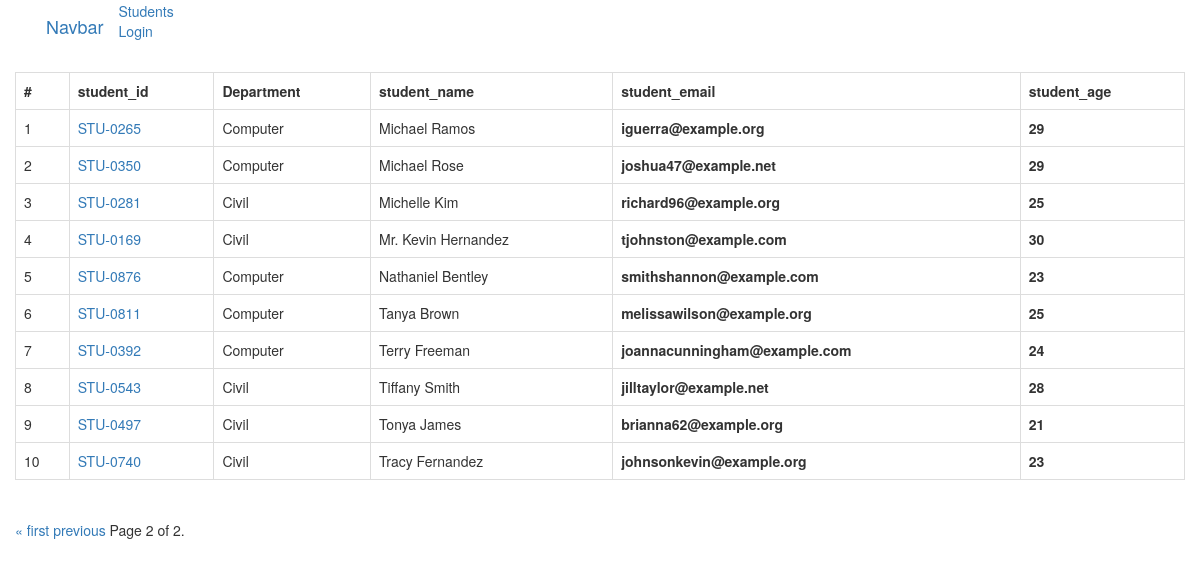
Page /students/?page=6 on the earlier database version.
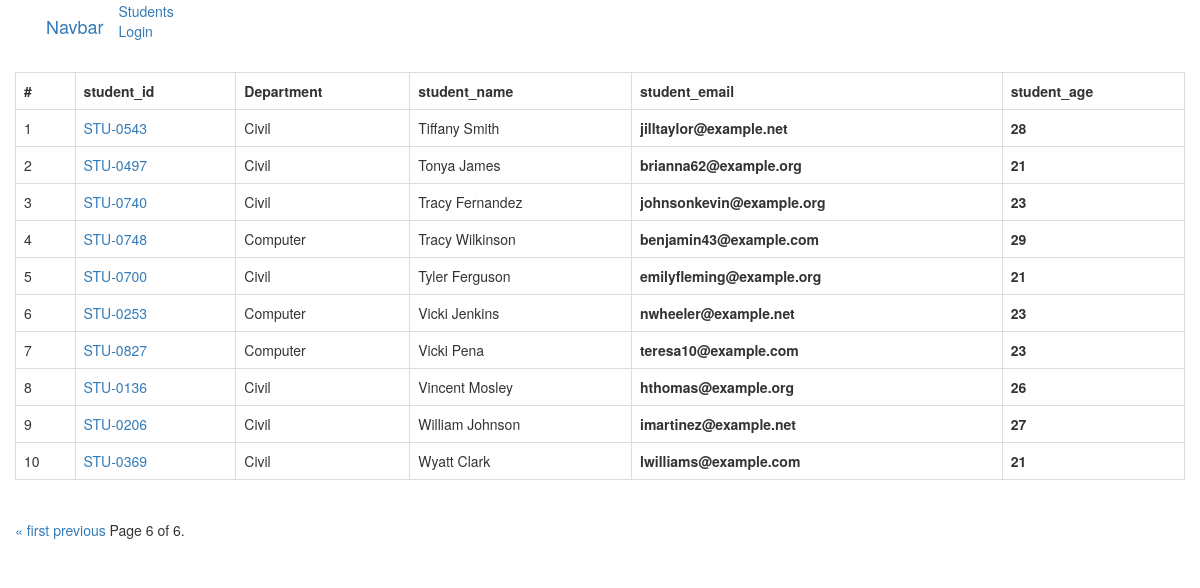
Same page on the later database version.
### vege/models.py (models this page shows, shortened)
class Student(models.Model):
    department = models.ForeignKey(Department, related_name='depart', on_delete=models.CASCADE)
    student_id = models.OneToOneField(StudentID, related_name='studentid', on_delete=models.CASCADE)
    student_name = models.CharField(max_length=200)
    student_email = models.EmailField(unique=True)
    student_age = models.IntegerField(default=18)
    student_address = models.TextField()
    class Meta:
        ordering = ['student_name']
        verbose_name = "student"

class StudentID(models.Model):
    student_id = models.CharField(max_length=100)
    def __str__(self) -> str:
        return self.student_id

class Department(models.Model):
    department = models.CharField(max_length=200)
    def __str__(self) -> str:
        return self.department
    class Meta:
        ordering = ['department']

### vege/views.py (the view)
# urls.py: path('students/', get_students, name="students"),
def get_students(request):
    students = Student.objects.all()
    if request.GET.get('search'):
        search = request.GET.GET('search')
        students = students.filter(Q(student_name__icontains=search) |
                                   Q(department__deparment__icontains = search )|
                                   Q(student_id__student_id__icontains = search )
                                     )
    students = Paginator(students, 25)
    page_number = request.GET.get('page',1)
    students = students.get_page(page_number)
    return render(request,'report/student.html', context={'students':students })

### vege/templates/report/student.html (shortened to what this page needs)
{% extends "layout.html" %}
{% block body %}
    <div class="container">
        <div class="row">
            <div class="table-responsive ">
                <table class="table table-bordered">
                    <tr>
                        <th>#</th>
                        <th> student_id</th>
                        <th>Department</th>
                        <th>student_name</th>
                        <th>student_email</th>
                        <th>student_age</th>
                    </tr>
                    {% for student in students %}
                        <tr>
                            <td>{{forloop.counter}}</td>
                            <td><a href="/see-marks/{{student.student_id}}">{{student.student_id}}</a></td>
                            <td>{{student.department}}</td>
                            <td>{{student.student_name}}</td>
                            <th>{{student.student_email}}</th>
                            <th>{{student.student_age}}</th>
                        </tr>
                    {% endfor %}
                </table>
                <div class="pagination">
                    <span class="step-links">
                        {% if students.has_previous %}
                            <a href="?page=1">&laquo; first</a>
                            <a href="?page={{ students.previous_page_number }}">previous</a>
                        {% endif %}
                        <span class="current">
                            Page {{ students.number }} of {{ students.paginator.num_pages }}.
                        </span>
                    </span>
                </div>
            </div>
        </div>
    </div>
{% endblock %}

Differences in the rows shown:
no longer on this page (row unchanged): Student: student_id "STU-0265", department "Computer", student_name "Michael Ramos", student_email "iguerra@example.org", student_age "29"
no longer on this page (row unchanged): Student: student_id "STU-0350", department "Computer", student_name "Michael Rose", student_email "joshua47@example.net", student_age "29"
no longer on this page (row unchanged): Student: student_id "STU-0281", department "Civil", student_name "Michelle Kim", student_email "richard96@example.org", student_age "25"
no longer on this page (row unchanged): Student: student_id "STU-0169", department "Civil", student_name "Mr. Kevin Hernandez", student_email "tjohnston@example.com", student_age "30"
no longer on this page (row unchanged): Student: student_id "STU-0876", department "Computer", student_name "Nathaniel Bentley", student_email "smithshannon@example.com", student_age "23"
no longer on this page (row unchanged): Student: student_id "STU-0811", department "Computer", student_name "Tanya Brown", student_email "melissawilson@example.org", student_age "25"
no longer on this page (row unchanged): Student: student_id "STU-0392", department "Computer", student_name "Terry Freeman", student_email "joannacunningham@example.com", student_age "24"
added Student: student_id "STU-0748", department "Computer", student_name "Tracy Wilkinson", student_email "benjamin43@example.com", student_age "29"
added Student: student_id "STU-0700", department "Civil", student_name "Tyler Ferguson", student_email "emilyfleming@example.org", student_age "21"
added Student: student_id "STU-0253", department "Computer", student_name "Vicki Jenkins", student_email "nwheeler@example.net", student_age "23"
added Student: student_id "STU-0827", department "Computer", student_name "Vicki Pena", student_email "teresa10@example.com", student_age "23"
added Student: student_id "STU-0136", department "Civil", student_name "Vincent Mosley", student_email "hthomas@example.org", student_age "26"
added Student: student_id "STU-0206", department "Civil", student_name "William Johnson", student_email "imartinez@example.net", student_age "27"
added Student: student_id "STU-0369", department "Civil", student_name "Wyatt Clark", student_email "lwilliams@example.com", student_age "21"
Other differences:
{{ students.number }}: "2" → "6"
{{ students.paginator.num_pages }}: "2" → "6"
